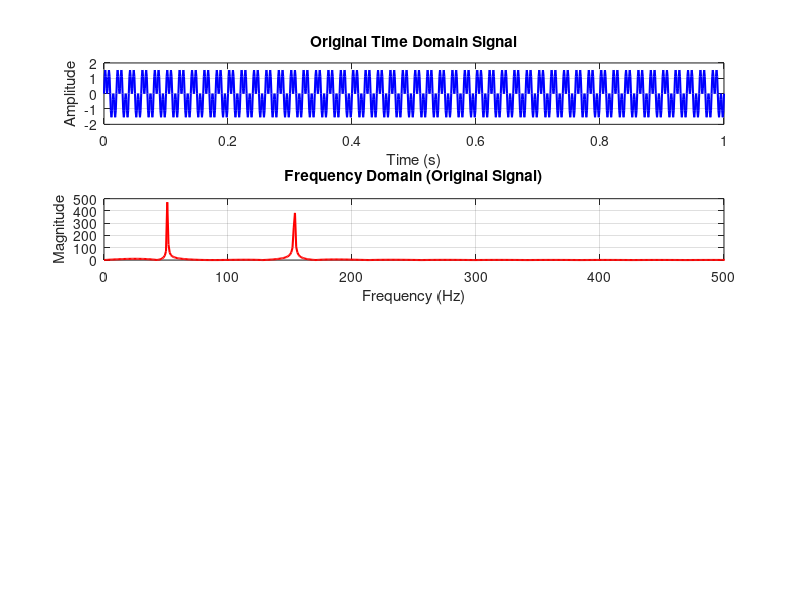

MATLAB code to generate this figure: (Note: this script raises an error after producing the figure.)
clc;
clear;
close all;

%% ---------------- Time Domain Signal ----------------
fs = 1000;               % Sampling frequency (Hz)
t = 0:1/fs:1;            % Time vector (1 second)
f1 = 50;                 % Frequency component 1 (Hz)
f2 = 150;                % Frequency component 2 (Hz)

x = sin(2*pi*f1*t) + sin(2*pi*f2*t);  % Composite signal

figure;
subplot(4,1,1);
plot(t, x, 'b', 'LineWidth', 1.5);
title('Original Time Domain Signal');
xlabel('Time (s)');
ylabel('Amplitude');
grid on;

%% ---------------- FFT of Original Signal ----------------
N = length(x);
NFFT = 2^nextpow2(N);
X = fft(x, NFFT);
f = 0:NFFT-1;
magX = abs(X);

subplot(4,1,2);
plot(f, magX, 'r', 'LineWidth', 1.5);
title('Frequency Domain (Original Signal)');
xlabel('Frequency (Hz)');
ylabel('Magnitude');
xlim([0 fs/2]);   % Show only positive frequencies
grid on;

%% ---------------- Apply Low Pass Filter ----------------
fc = 100;     % Cut-off frequency (Hz)
order = 4;    % Filter order
y_low = lowpassFilter(x, fs, fc, order);

subplot(4,1,3);
plot(t, y_low, 'r', 'LineWidth', 1.5);
title('Low Pass Filtered Time Domain Signal');
xlabel('Time (s)');
ylabel('Amplitude');
grid on;

%% ---------------- FFT of Filtered Signal ----------------
N = length(y_low);
NFFT = 2^nextpow2(N);
Y = fft(y_low, NFFT);
f = (0:NFFT-1) * (fs/NFFT);
magY = abs(Y);

subplot(4,1,4);
plot(f, magY, 'r', 'LineWidth', 1.5);
title('Frequency Domain (Filtered Signal)');
xlabel('Frequency (Hz)');
ylabel('Magnitude');
xlim([0 fs/2]);
grid on;

%% ==================== Low Pass Filter Function ====================
function y = lowpassFilter(signal, Fs, fc, order)
    lpass = designfilt('lowpassiir', ...
        'FilterOrder', order, ...
        'SampleRate', Fs, ...
        'HalfPowerFrequency', fc);
    y = filtfilt(lpass, signal);  % Zero-phase filtering
end
